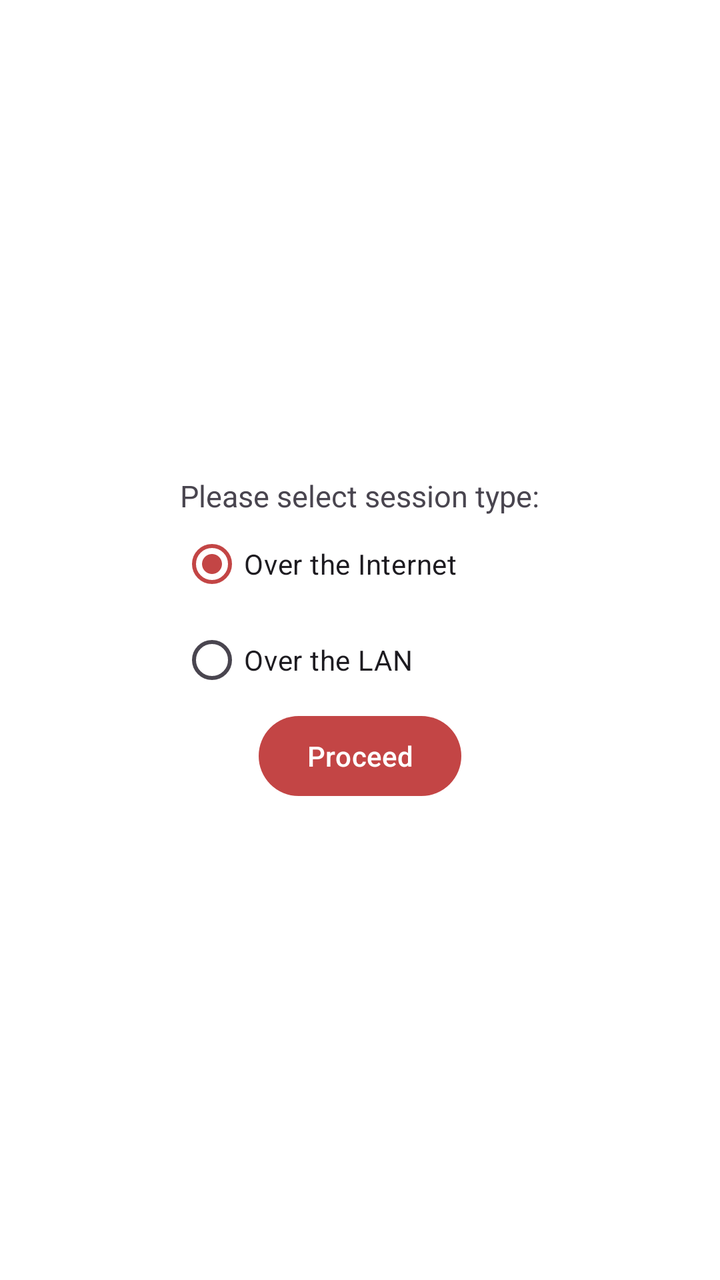
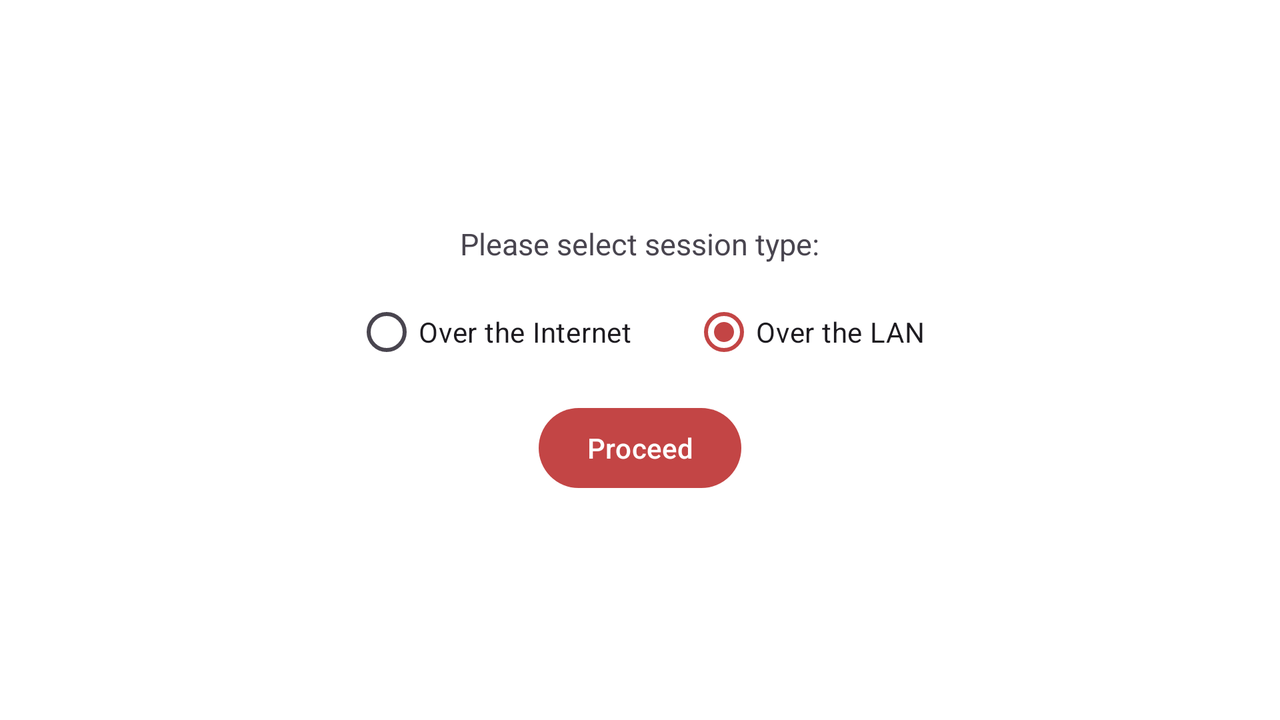

The same Android screen from two of the app's own layout files: first res/layout/ as a phone draws it, then the repository's variant for another configuration, drawn on a device whose configuration selects that folder. Both files follow.
<!-- AndroidManifest.xml: application theme Theme.StunWire -->
<!-- res/layout/setup_upper_container_type_selection_fragment.xml -->
<?xml version="1.0" encoding="utf-8"?>
<layout>

<androidx.appcompat.widget.LinearLayoutCompat xmlns:android="http://schemas.android.com/apk/res/android"
    xmlns:tools="http://schemas.android.com/tools"
    android:layout_width="match_parent"
    android:layout_height="match_parent"
    xmlns:app="http://schemas.android.com/apk/res-auto"
    android:gravity="center"
    android:orientation="vertical"
    tools:context=".ui.setup.upper_container.SetupUpperContainerTypeSelectionFragment">

    <androidx.constraintlayout.widget.ConstraintLayout
        android:layout_width="wrap_content"
        android:layout_height="wrap_content">

        <TextView
            android:id="@+id/setup_upper_container_select_session_type_fragment_tv"
            android:layout_width="wrap_content"
            android:layout_height="wrap_content"
            android:text="@string/setup_upper_container_type_selection_fragment_select_session_type"
            android:textSize="15sp"
            app:layout_constraintTop_toTopOf="parent"
            app:layout_constraintStart_toStartOf="parent">
        </TextView>

        <RadioGroup
            android:id="@+id/setup_upper_container_select_session_type_fragment_rg"
            android:layout_width="wrap_content"
            android:layout_height="wrap_content"
            android:orientation="vertical"
            android:gravity="left"
            app:layout_constraintTop_toBottomOf="@id/setup_upper_container_select_session_type_fragment_tv"
            app:layout_constraintStart_toStartOf="parent">

            <RadioButton
                android:id="@+id/setup_upper_container_session_type_selection_fragment_rb_internet"
                android:layout_width="wrap_content"
                android:layout_height="wrap_content"
                android:buttonTint="?attr/colorPrimary"
                android:checked="true"
                android:text="@string/setup_upper_container_type_selection_fragment_internet_session_type" />

            <RadioButton
                android:id="@+id/setup_upper_container_session_type_selection_fragment_rb_lan"
                android:layout_width="wrap_content"
                android:layout_height="wrap_content"
                android:buttonTint="?attr/colorPrimary"
                android:checked="false"
                android:text="@string/setup_upper_container_type_selection_fragment_lan_session_type" />
        </RadioGroup>

    </androidx.constraintlayout.widget.ConstraintLayout>

    <Button
        android:id="@+id/setup_upper_container_session_type_selection_fragment_proceed_btn"
        android:layout_width="wrap_content"
        android:layout_height="wrap_content"
        android:text="@string/setup_upper_container_proceed">
    </Button>

</androidx.appcompat.widget.LinearLayoutCompat>

</layout>
<!-- resources referenced by this layout -->
<resources>
  <string name="setup_upper_container_proceed">Proceed</string>
  <string name="setup_upper_container_type_selection_fragment_internet_session_type">Over the Internet</string>
  <string name="setup_upper_container_type_selection_fragment_lan_session_type">Over the LAN</string>
  <string name="setup_upper_container_type_selection_fragment_select_session_type">Please select session type:</string>
  <!-- from res/values-v31/ -->
  <style name="Theme.StunWire" parent="Theme.Material3.DayNight.NoActionBar">
          <item name="colorPrimary">@color/brand_color</item>
          <item name="colorPrimaryVariant">@color/brand_color</item>
          <item name="colorOnPrimary">@color/white</item>
          <item name="colorSecondary">@color/black</item>
          <item name="colorSecondaryVariant">@color/black</item>
          <item name="colorOnSecondary">@color/white</item>
          <item name="android:statusBarColor">?attr/colorPrimaryVariant</item>
          <item name="android:windowBackground">@color/white</item>
          <item name="android:navigationBarColor">@color/white</item>
          <item name="android:windowLightNavigationBar">true</item>
          <item name="colorAccent">@color/brand_color</item>
          <item name="dividerColor">@color/light_gray</item>
          <item name="popupMenuBackground">@color/white</item>
          <item name="android:windowSplashScreenBackground">@color/white</item>
          <item name="android:windowSplashScreenAnimatedIcon">
              @drawable/ic_day_splash_screen_icon
          </item>
          <item name="android:windowSplashScreenIconBackgroundColor" tools:targetApi="s">
              @color/white
          </item>
          <item name="android:textColorHighlight">@color/brand_color</item>
          <item name="switchStyle">@style/Widget.AppCompat.CompoundButton.Switch</item>
          <item name="actionOverflowButtonStyle">@style/StunWireToolbarStyle</item>
          <item name="sessionsListItemColor">@color/sessionsListItem_day</item>
          <item name="sessionsListItemColorSelected">@color/sessionsListItem_selected_day</item>
          <item name="timestampColor">@color/sessionTimestamp_day</item>
          <item name="sentMessageCardBackgroundColor">@color/sentMessageCard_day</item>
          <item name="receivedMessageCardBackgroundColor">@color/receivedMessageCard_day</item>
      </style>
  <color name="brand_color">#C34545</color>
  <color name="white">#FFFFFFFF</color>
  <color name="black">#FF000000</color>
  <color name="light_gray">#A2A2A2</color>
  <!-- drawable ic_day_splash_screen_icon: vector/xml drawable (drawable, 6641 chars, omitted) -->
  <style name="StunWireToolbarStyle" parent="Widget.AppCompat.ActionButton.Overflow">
          <item name="android:tint">@color/white</item>
      </style>
  <color name="sessionsListItem_day">#F8F3F3</color>
  <color name="sessionsListItem_selected_day">#F5CECE</color>
  <color name="sessionTimestamp_day">#959595</color>
  <color name="sentMessageCard_day">#F5CECE</color>
  <color name="receivedMessageCard_day">#EEF1F6</color>
</resources>
<!-- res/layout-land/setup_upper_container_type_selection_fragment.xml (the repository's variant of the layout above) -->
<!-- drawn on the phone turned sideways -->
<?xml version="1.0" encoding="utf-8"?>
<layout>

    <androidx.appcompat.widget.LinearLayoutCompat xmlns:android="http://schemas.android.com/apk/res/android"
        xmlns:tools="http://schemas.android.com/tools"
        android:layout_width="match_parent"
        android:layout_height="match_parent"
        xmlns:app="http://schemas.android.com/apk/res-auto"
        android:gravity="center"
        android:orientation="vertical"
        tools:context=".ui.setup.upper_container.SetupUpperContainerTypeSelectionFragment">

        <androidx.appcompat.widget.LinearLayoutCompat
            android:layout_width="wrap_content"
            android:layout_height="wrap_content"
            android:orientation="vertical"
            android:gravity="center">

            <TextView
                android:id="@+id/setup_upper_container_select_session_type_fragment_tv"
                android:layout_width="wrap_content"
                android:layout_height="wrap_content"
                android:text="@string/setup_upper_container_type_selection_fragment_select_session_type"
                android:textSize="15sp"
                app:layout_constraintTop_toTopOf="parent"
                app:layout_constraintStart_toStartOf="parent">
            </TextView>

            <RadioGroup
                android:id="@+id/setup_upper_container_select_session_type_fragment_rg"
                android:layout_width="wrap_content"
                android:layout_height="wrap_content"
                android:layout_marginTop="10dp"
                android:layout_marginBottom="10dp"
                android:orientation="horizontal"
                android:gravity="left"
                app:layout_constraintTop_toBottomOf="@id/setup_upper_container_select_session_type_fragment_tv"
                app:layout_constraintStart_toStartOf="parent">

                <RadioButton
                    android:id="@+id/setup_upper_container_session_type_selection_fragment_rb_internet"
                    android:layout_width="wrap_content"
                    android:layout_height="wrap_content"
                    android:layout_marginRight="15dp"
                    android:buttonTint="?attr/colorPrimary"
                    android:checked="false"
                    android:text="@string/setup_upper_container_type_selection_fragment_internet_session_type" />

                <RadioButton
                    android:id="@+id/setup_upper_container_session_type_selection_fragment_rb_lan"
                    android:layout_width="wrap_content"
                    android:layout_height="wrap_content"
                    android:layout_marginLeft="15dp"
                    android:buttonTint="?attr/colorPrimary"
                    android:checked="true"
                    android:text="@string/setup_upper_container_type_selection_fragment_lan_session_type" />
            </RadioGroup>

        </androidx.appcompat.widget.LinearLayoutCompat>

        <Button
            android:id="@+id/setup_upper_container_session_type_selection_fragment_proceed_btn"
            android:layout_width="wrap_content"
            android:layout_height="wrap_content"
            android:text="@string/setup_upper_container_proceed">
        </Button>

    </androidx.appcompat.widget.LinearLayoutCompat>

</layout>
